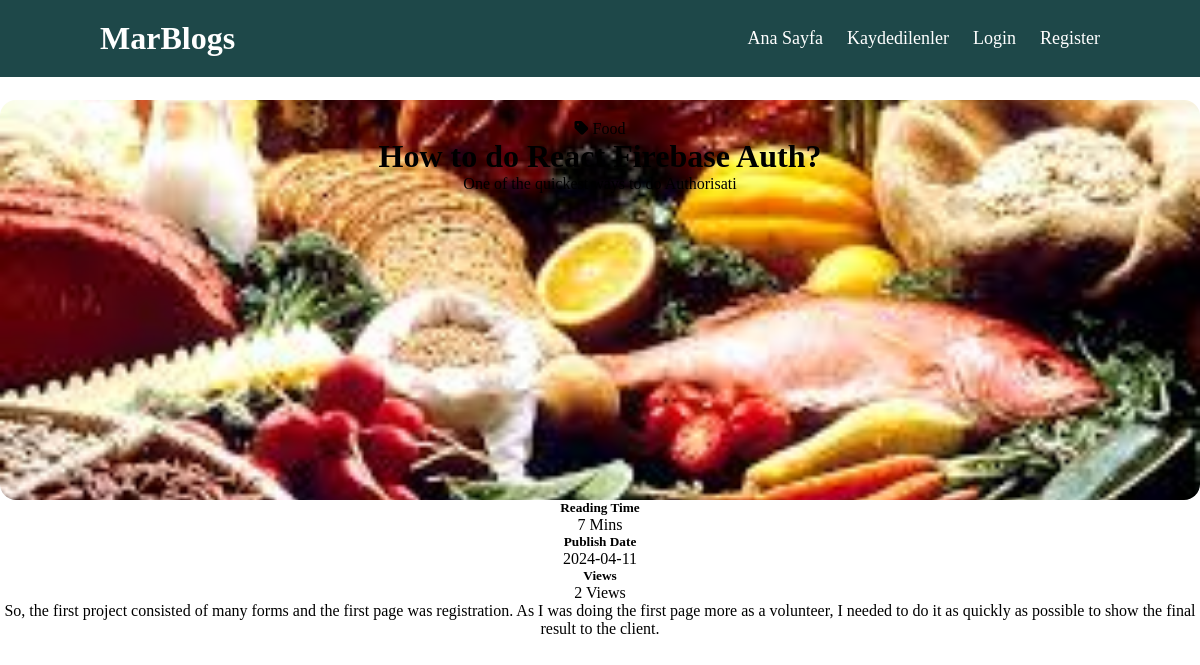
The app's page /blog/4, older data.
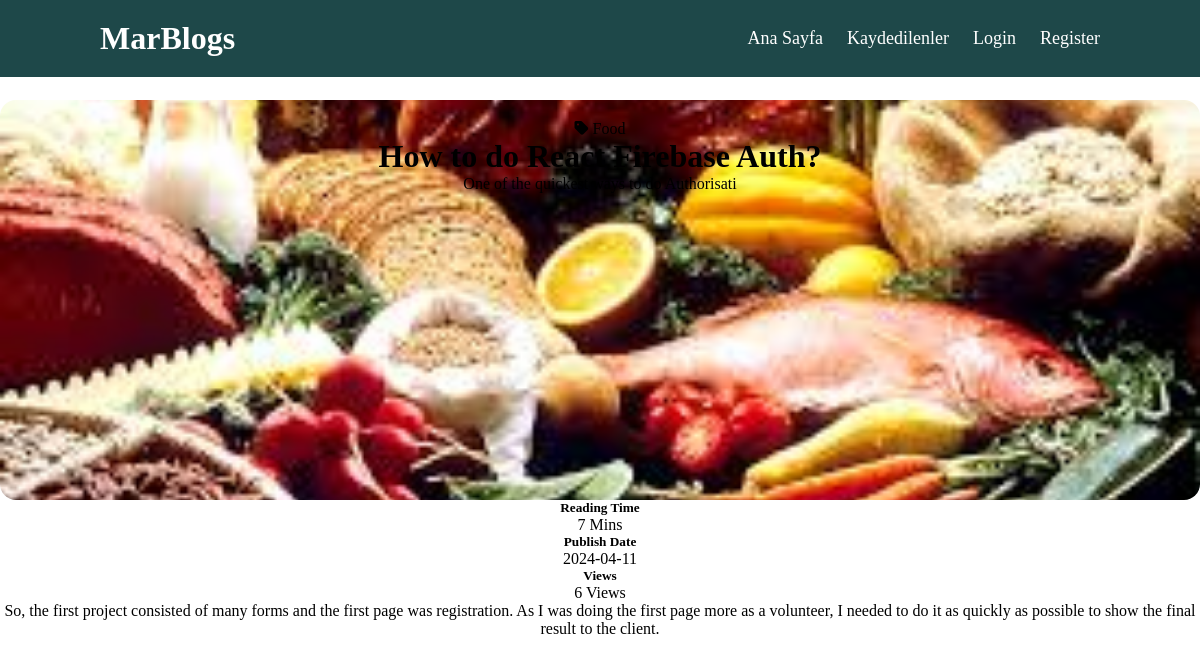
The same page, newer data.
### app/models.py (models this page shows, shortened)
class Blogs(db.Model):
    id = db.Column(db.Integer, primary_key=True)
    author_id = db.Column(db.Integer, db.ForeignKey('user.id'))  # Kullanıcının ID'sini referans alır
    title = db.Column(db.String(100), nullable=False)
    subtitle = db.Column(db.String(100), nullable=False)
    category = db.Column(db.String(100), nullable=False)
    reading_time = db.Column(db.Integer, nullable=False)
    publish_date = db.Column(db.Date, nullable=False)
    views = db.Column(db.Integer, nullable=False)
    content = db.Column(db.String(2000), nullable=False)
    @property
    def author_username(self):
        return self.author.username if self.author else None
    @property
    def author_photograph(self):
        return self._author_photograph

### app/views.py (the view)
@app.route('/blog/<string:category_name>')
def category_blogs(category_name):
    blogs = Blogs.query.filter_by(category=category_name).all()
    for blog in blogs:
        user = User.query.filter_by(id=blog.author_id).first()
        if user:
            blog.author_username = user.username
            blog.author_photograph = user.photograph
    return render_template('main.html', blogs=blogs)

### app/views.py (called while the page is built)
@app.route('/blog/<int:blog_id>')
def blog_detail(blog_id):
    blog = Blogs.query.get(blog_id)
    if blog:
        blog.views += 1         # Görüntülenme sayısını bir arttır
        db.session.commit()     # Değişiklikleri veritabanına kaydet
        image_url = url_for('static', filename=f'assets/images/blog-photos/{blog.category}.jpg')
        blog.image_url = image_url
        return render_template('blog_page.html', blog=blog)
    else:
        return redirect(url_for('main'))    # Blog bulunamazsa ana sayfaya yönlendir

### app/templates/blog_page.html (shortened to what this page needs)
{% extends 'base.html' %} {% block title %} {{ blog.title }} {%endblock%}
{%block content%}
<main class="bp-index">
    <div class="bp-container">
        <header class="bp-header">
            <div class="bp-category">
                <div class="bp-info">
                    <div class="bp-tag">
                        <i class="fa-solid fa-tag"></i>
                        <span>{{ blog.category }}</span>
                    </div>
                    <h1 class="bp-title">{{ blog.title }}</h1>
                    <p class="bp-subtitle">{{ blog.subtitle }}</p>
                </div>
            </div>
        </header>
        <section class="bp-details">
            <div class="bp-item">
                <h5 class="bp-item-title">Reading Time</h5>
                <p class="bp-item-text"><span class="bp-item-data">{{ blog.reading_time }}</span> Mins</p>
            </div>
            <div class="bp-item">
                <h5 class="bp-item-title">Publish Date</h5>
                <p class="bp-item-text"><span class="bp-item-data">{{ blog.publish_date }}</span></p>
            </div>
            <div class="bp-item">
                <h5 class="bp-item-title">Views</h5>
                <p class="bp-item-text"><span class="bp-item-data">{{ blog.views }}</span> Views</p>
            </div>
        </section>
        <article>
            {{ blog.content | safe }}
        </article>
    </div>
</main>
{%endblock%}

### app/templates/base.html (shortened to what this page needs)
<!DOCTYPE html>
<html lang="en">
<head>
    <link rel="stylesheet" href="/static/assets/css/style.css">
    <link rel="stylesheet" href="https://cdnjs.cloudflare.com/ajax/libs/font-awesome/6.5.1/css/all.min.css">
</head>
<body>
<header class="header" id="main-header">
    {% include "_navbar.html" %}
</header>
<div class="content">
    {% block content %}
    {% endblock %}
</div>
</body>
</html>

### app/templates/_navbar.html
    <a href="{{ url_for('main') }}" class="logo">MarBlogs</a>
    <nav class="navbar">
        <a href="{{ url_for('main') }}">Ana Sayfa</a>
        <a href="#">Kaydedilenler</a>
        {% if current_user.is_authenticated %}
            <a href="{{ url_for('my_profile') }}">Profilim</a>
            <a href="{{ url_for('submit_blog') }}">Blog Yaz</a>
            <a href="{{ url_for('auth.logout') }}">Logout</a>
            <a href="{{ url_for('admin.index') }}">AdminPanel</a>
            {% else %}
                <a href="{{ url_for('auth.login') }}">Login</a>
                <a href="{{ url_for('auth.register') }}">Register</a>
        {% endif %}
    </nav>

### app/static/assets/css/style.css (style rules this page uses)
* { margin: 0; padding: 0; box-sizing: border-box; }
body { height: 100vh; width: 100%; }
.header { position: fixed; top: 0; left: 0; width: 100%; padding: 20px 100px; background: #1e4849; display: flex; justify-content: space-between; align-items: center; z-index: 100; }
.logo { font-size: 32px; color: #fff; text-decoration: none; font-weight: 700; }
.navbar a { position: relative; font-size: 18px; color: #fff; font-weight: 500; text-decoration: none; margin-left: 20px; }
.navbar a::before { content: ''; position: absolute; top: 100%; left: 0; width: 0; height: 2px; background: #fff; transition: .3s; }
.content { padding-top: 100px; justify-content: center; text-align: center; }

Row changes from the older to the newer data that the page shows:
changed Blogs "How to do React Firebase Auth?": views "2" → "6"
